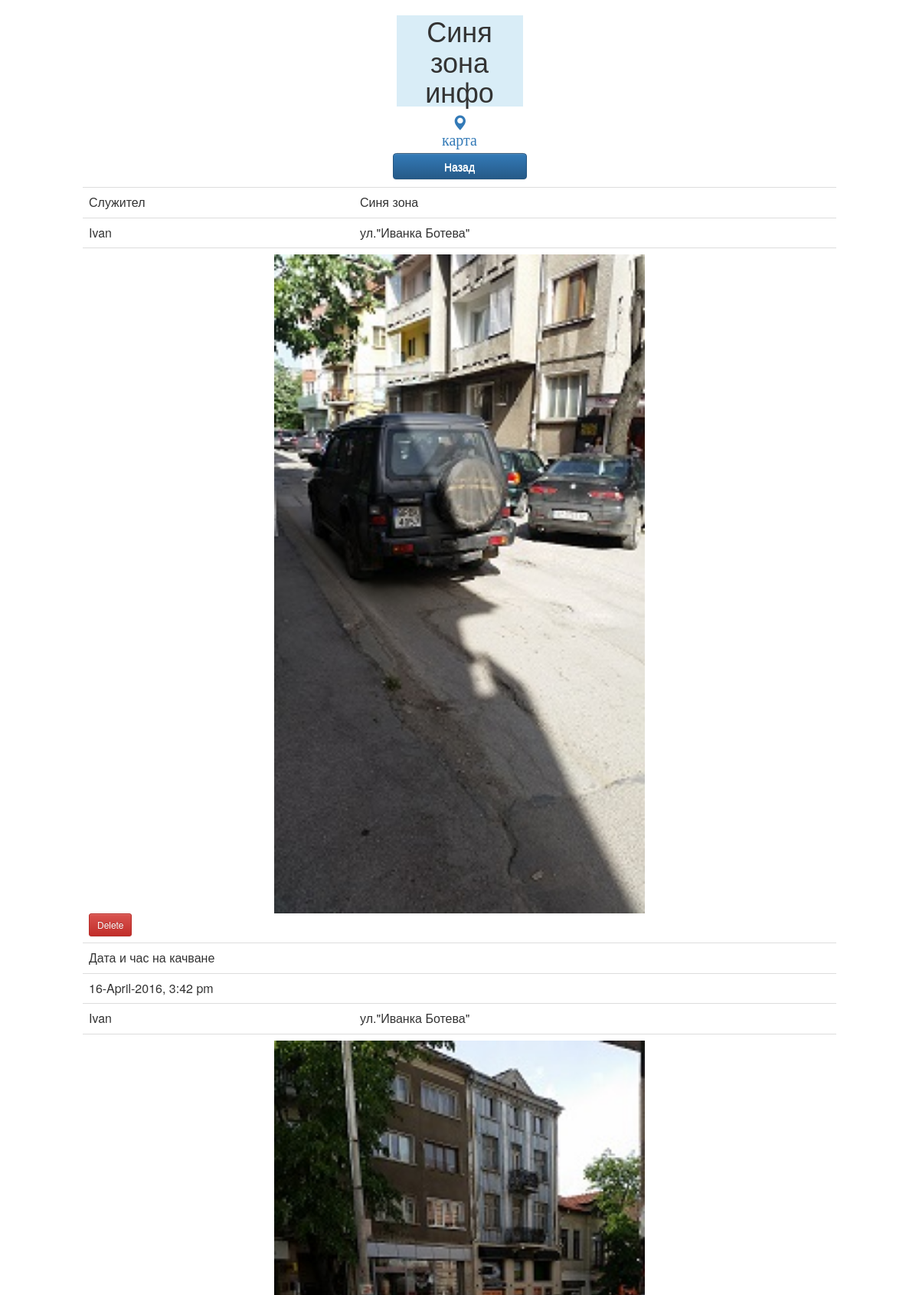
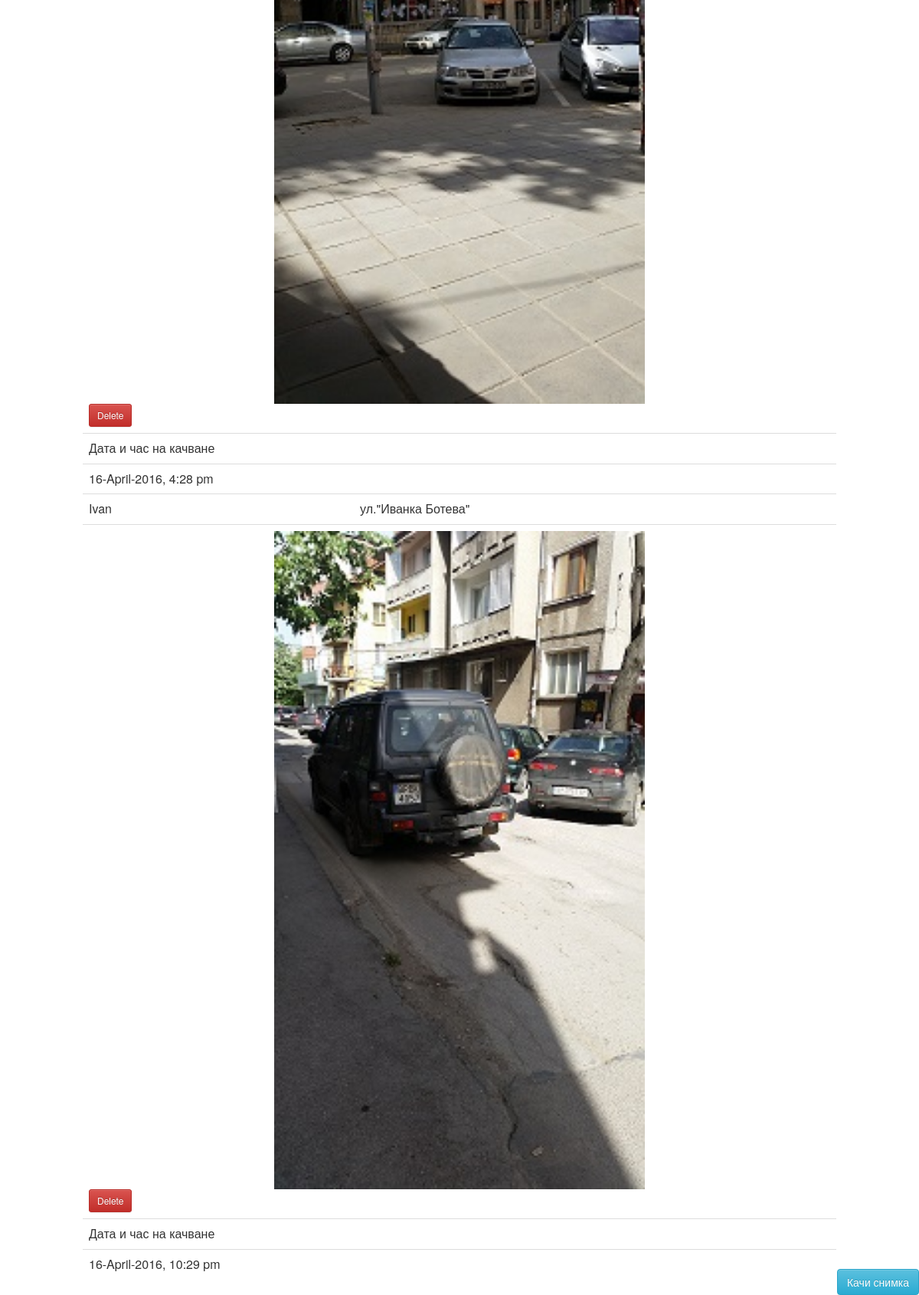
The app's page /read.php (signed in) with its own data (2 pictures, top to bottom).
### tables this page shows
CREATE TABLE `photos` (
  `id` int(11) NOT NULL,
  `zone_id` int(11) NOT NULL,
  `worker_id` int(11) NOT NULL,
  `photo_dir` varchar(1000) NOT NULL,
  `photo_name` varchar(200) NOT NULL,
  `photo_type` varchar(100) NOT NULL,
  `reg_number` varchar(15) NOT NULL,
  `date` varchar(100) DEFAULT NULL,
  `date_deleted` date DEFAULT NULL
);

CREATE TABLE `workers` (
  `worker_id` int(11) NOT NULL,
  `worker_name` varchar(300) NOT NULL,
  `password` varchar(300) NOT NULL,
  `date_deleted` date DEFAULT NULL
);

CREATE TABLE `zones` (
  `zone_id` int(11) NOT NULL,
  `zone_address` varchar(500) NOT NULL,
  `zone_description` text NOT NULL,
  `zone_places` int(10) NOT NULL,
  `date_deleted` date DEFAULT NULL
);

### read.php (the view, shortened to what this page needs)
<a id="upload-pic" href="#img" class="btn btn-info" data-toggle="collapse">Качи снимка</a>
<?php
include('functions/header.php');
$conn = mysqli_connect('localhost', 'root', '', 'zones');
$worker_id=$_SESSION['worker_id'];
$zone_id=$_SESSION['zone_id'];
$read_query = "SELECT * FROM photos JOIN zones
			 	ON photos.zone_id=zones.zone_id JOIN workers ON photos.worker_id=workers.worker_id
			 	WHERE  photos.date_deleted IS NULL AND photos.worker_id=$worker_id AND photos.date is not NULL";
$read_result = mysqli_query($conn, $read_query);
echo "<div class='row'>";
echo "<div class='col-md-2 col-md-offset-5 col-xs-10 col-xs-offset-1'>";
echo '<p><a href="free.php?zone_id='.$zone_id.'" class="btn btn-primary btn-default btn-block">Назад </a></p></div></div>';
echo "<div class='row'>";
echo "<div class='table-responsive'>";
echo "<table class='table'>";
echo '<tr>';
		echo '<td>Служител</td>';
		echo '<td>Синя зона</td>';
		echo '</tr>';
	if (mysqli_num_rows($read_result) > 0) {
		while($row = mysqli_fetch_assoc($read_result)){
			echo '<tr>';
			echo '<td>'.$row['worker_name'].'</td>';
			echo '<td>'.$row['zone_address'].'</td>';
			echo '</tr>';
			echo '<tr>';
			echo '<td id="imgtd" colspan="2"><img id="img1" src="'. $row['photo_dir']. '" class="img-responsive" width="50%" height="20%" data-toggle="modal" data-target="#myModal'.$row['id'].'"/>
			<a id="delete-btn" href="delete.php?id='.$row['id'].'" class="btn btn-danger btn-sm btn-responsive">Delete</a></td>';
			echo '</tr>';
			echo '<td colspan="2">Дата и час на качване</td>';
			echo '<tr>';
			echo '<td colspan="2">'.$row['date'].'</td>';
			echo '</tr>';
			echo '<tr>';
		}
	}
echo "</table></div>";
echo "</div>";
?>

### css/style.css (style rules this page uses)
body,html,div { margin: 0; padding:0; }
header,div,nav, table, tr, td { border: 0px; }
body { padding: 0; margin: 0; }
a, a:hover, a:active, a:focus { outline: 0; text-decoration: none; }
a { text-decoration:none; }
div { border: 0px solid; }
.table-responsive { max-width: 80%; margin-left: 10%; text-align: center; }
#imgtd { max-width: 30%; min-height: 1%; min-width: 30%; max-height: 10%; margin-left: 20%; }
#img1 { margin-left: 25%; }
#upload-pic { position: fixed; bottom: 0px; right: 0px; }
#delete-btn { white-space: normal; }

### records on screen
photos: worker.worker_name "Ivan", zone.zone_address "ул.\"Иванка Ботева\"", photo_dir (picture), date "16-April-2016, 3:42 pm"
photos: worker.worker_name "Ivan", zone.zone_address "ул.\"Иванка Ботева\"", photo_dir (picture), date "16-April-2016, 4:28 pm"
photos: worker.worker_name "Ivan", zone.zone_address "ул.\"Иванка Ботева\"", photo_dir (picture), date "16-April-2016, 10:29 pm"
